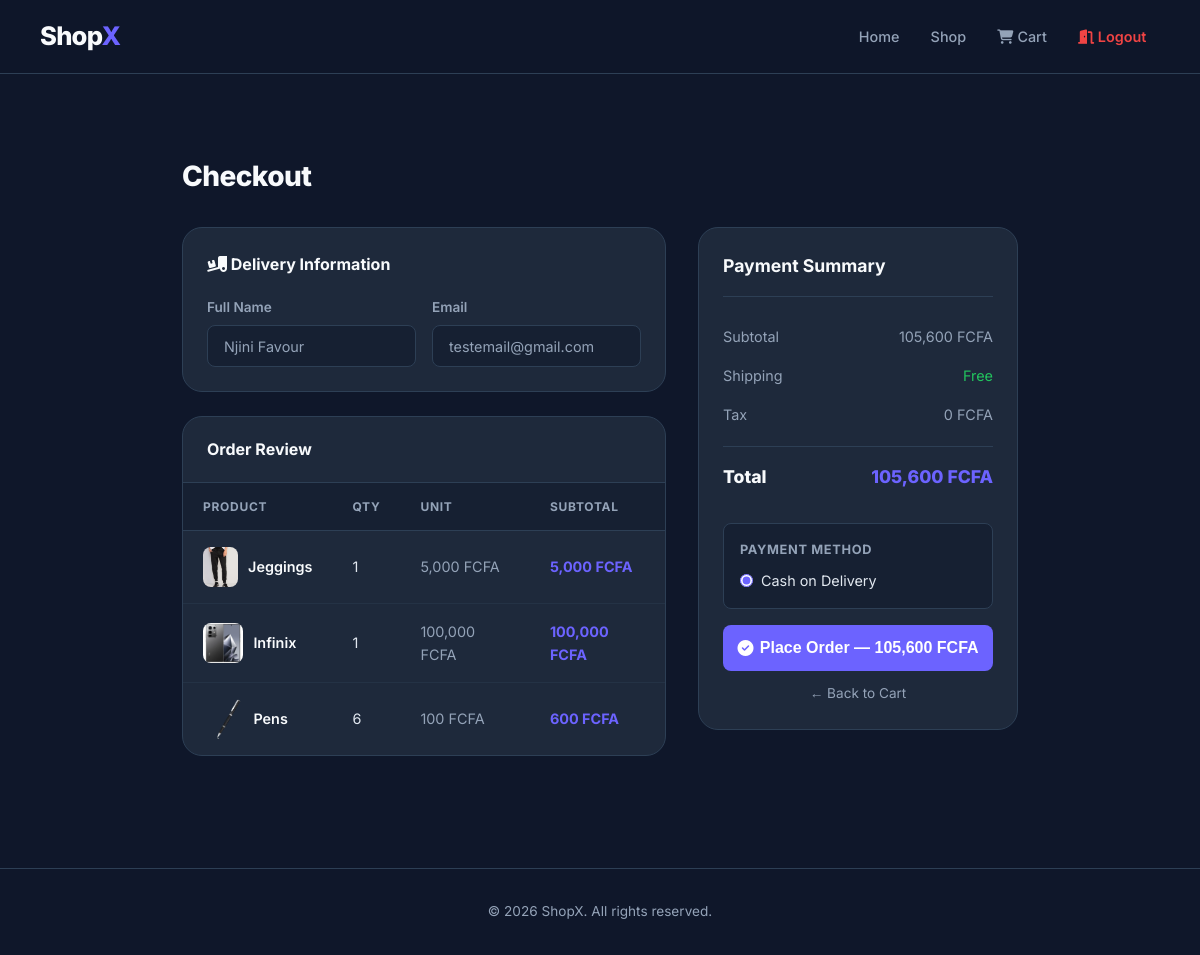
The app's page /pages/checkout.php (signed in) with its own data.
### tables this page shows
CREATE TABLE `cart` (
  `cart_id` int NOT NULL AUTO_INCREMENT,
  `product_id` int NOT NULL,
  `user_id` int NOT NULL,
  `quantity` int NOT NULL DEFAULT '1',
  PRIMARY KEY (`cart_id`),
  KEY `product_id` (`product_id`),
  KEY `user_id` (`user_id`),
  CONSTRAINT `cart_ibfk_1` FOREIGN KEY (`product_id`) REFERENCES `product` (`product_id`) ON DELETE CASCADE,
  CONSTRAINT `cart_ibfk_2` FOREIGN KEY (`user_id`) REFERENCES `user` (`user_id`) ON DELETE CASCADE
);

CREATE TABLE `product` (
  `product_id` int NOT NULL AUTO_INCREMENT,
  `name` varchar(150) NOT NULL,
  `description` text,
  `price` decimal(10,2) NOT NULL,
  `quantity` int NOT NULL DEFAULT '0',
  `image` varchar(255) DEFAULT NULL,
  `created_at` timestamp NULL DEFAULT CURRENT_TIMESTAMP,
  `category_id` int DEFAULT NULL,
  PRIMARY KEY (`product_id`),
  KEY `fk_product_category` (`category_id`),
  CONSTRAINT `fk_product_category` FOREIGN KEY (`category_id`) REFERENCES `category` (`category_id`) ON DELETE SET NULL
);

### pages/checkout.php (the view, shortened to what this page needs)
<?php
include "../database/connection.php";
$uid = intval($_SESSION['user_id']);
$items = mysqli_query($conn,
    "SELECT c.cart_id, c.quantity AS cart_qty, p.product_id, p.name, p.price, p.image
     FROM cart c
     JOIN product p ON c.product_id = p.product_id
     WHERE c.user_id = $uid");
$rows = [];
$total = 0;
while ($r = mysqli_fetch_assoc($items)) {
    $r['subtotal'] = $r['price'] * $r['cart_qty'];
    $total += $r['subtotal'];
    $rows[] = $r;
}
$name = htmlspecialchars($_SESSION['user_name']);
$email = htmlspecialchars($_SESSION['user_email']);
?>
<!DOCTYPE html>
<html lang="en">
<head>
    <link rel="stylesheet" href="../assets/css/index.css">
    <link rel="stylesheet" href="https://cdnjs.cloudflare.com/ajax/libs/font-awesome/6.5.1/css/all.min.css">
</head>
<body>
    <nav class="nav">
        <div class="logo"><h1>Shop<span style="color:var(--primary-color)">X</span></h1></div>
        <div class="navigate">
            <a href="index.php">Home</a>
            <a href="products.php">Shop</a>
            <a href="cart.php"><i class="fa-solid fa-cart-shopping"></i> Cart</a>
            <a href="../controller/logout.php" style="color: var(--danger); font-weight: 600;">
                <i class="fa-solid fa-door-open"></i> Logout
            </a>
        </div>
    </nav>
    <div class="section" style="max-width: 900px;">
        <h1 class="section-title" style="margin-bottom: 1.75rem;">Checkout</h1>
        <div class="cart-layout" style="grid-template-columns: 1fr 320px;">
            <div>
                <div class="table-card" style="margin-bottom: 1.5rem; padding: 1.5rem;">
                    <h3 style="font-size:1rem; font-weight:700; color:var(--text-main); margin-bottom:1.25rem;">
                        <i class="fa-solid fa-truck-ramp-box"></i> Delivery Information
                    </h3>
                    <div style="display:grid; grid-template-columns:1fr 1fr; gap:1rem;">
                        <div class="input-group">
                            <label>Full Name</label>
                            <input type="text" value="<?= $name ?>" readonly
                                   style="background:var(--surface);border:1px solid var(--border-color);padding:0.7rem 1rem;border-radius:8px;color:var(--text-muted);font-size:0.9rem;font-family:Inter,sans-serif;cursor:not-allowed;">
                        </div>
                        <div class="input-group">
                            <label>Email</label>
                            <input type="text" value="<?= $email ?>" readonly
                                   style="background:var(--surface);border:1px solid var(--border-color);padding:0.7rem 1rem;border-radius:8px;color:var(--text-muted);font-size:0.9rem;font-family:Inter,sans-serif;cursor:not-allowed;">
                        </div>
                    </div>
                </div>
                <div class="table-card">
                    <div class="table-header"><h3>Order Review</h3></div>
                    <table>
                        <thead>
                            <tr>
                                <th>Product</th>
                                <th>Qty</th>
                                <th>Unit</th>
                                <th>Subtotal</th>
                            </tr>
                        </thead>
                        <tbody>
                        <?php foreach ($rows as $item): ?>
                            <tr>
                                <td>
                                    <div style="display:flex;align-items:center;gap:0.65rem;">
                                        <?php if (!empty($item['image'])): ?>
                                            <img src="../assets/image/<?= htmlspecialchars($item['image']) ?>"
                                                 style="width:40px;height:40px;border-radius:8px;object-fit:cover;">
                                        <?php else: ?>
                                            <div style="width:40px;height:40px;border-radius:8px;background:var(--surface);display:flex;align-items:center;justify-content:center;color:var(--text-muted);"><i class="fa-solid fa-image"></i></div>
                                        <?php endif; ?>
                                        <span style="font-weight:600;color:var(--text-main);"><?= htmlspecialchars($item['name']) ?></span>
                                    </div>
                                </td>
                                <td><?= $item['cart_qty'] ?></td>
                                <td style="color:var(--text-muted);"><?= number_format($item['price']) ?> FCFA</td>
                                <td style="font-weight:700;color:var(--primary-color);"><?= number_format($item['subtotal']) ?> FCFA</td>
                            </tr>
                        <?php endforeach; ?>
                        </tbody>
                    </table>
                </div>
            </div>
            <div class="cart-summary">
                <h3>Payment Summary</h3>
                <div class="summary-row"><span>Subtotal</span><span><?= number_format($total) ?> FCFA</span></div>
                <div class="summary-row"><span>Shipping</span><span style="color:var(--success);">Free</span></div>
                <div class="summary-row"><span>Tax</span><span>0 FCFA</span></div>
                <div class="summary-row total"><span>Total</span><span><?= number_format($total) ?> FCFA</span></div>
                <div style="margin-top:1.5rem;padding:1rem;background:var(--surface);border-radius:8px;border:1px solid var(--border-color);">
                    <div style="font-size:0.8rem;font-weight:700;color:var(--text-muted);text-transform:uppercase;letter-spacing:0.05em;margin-bottom:0.5rem;">Payment Method</div>
                    <label style="display:flex;align-items:center;gap:0.5rem;font-size:0.9rem;cursor:pointer;">
                        <input type="radio" checked style="accent-color:var(--primary-color);"> Cash on Delivery
                    </label>
                </div>
                <form method="POST" action="../controller/paymentcontroller.php" style="margin-top:1rem;">
                    <button type="submit" class="btn btn-primary"
                            style="width:100%;justify-content:center;padding:0.9rem;font-size:1rem;">
                        <i class="fa-solid fa-circle-check"></i> Place Order — <?= number_format($total) ?> FCFA
                    </button>
                </form>
                <a href="cart.php" style="display:block;text-align:center;margin-top:0.75rem;font-size:0.85rem;color:var(--text-muted);">← Back to Cart</a>
            </div>
        </div>
    </div>
    <footer style="text-align:center;padding:2rem;color:var(--text-muted);font-size:0.85rem;border-top:1px solid var(--border-color);">
        &copy; <?= date('Y') ?> ShopX. All rights reserved.
    </footer>
</body>
</html>

### assets/css/index.css (style rules this page uses)
:root { --primary-color: #6c63ff; --primary-hover: #5551e8; --secondary-color: #1e293b; --bg-color: #0f172a; --card-bg: #1e293b; --card-hover: #263044; --surface: #162032; --border-color: #2d3f55; --text-color: #e2e8f0; --text-main: #f8fafc; --text-muted: #94a3b8; --success: #22c55e; --danger: #ef4444; --warning: #f59e0b; --shadow: 0 4px 24px rgba(0, 0, 0, 0.4); --shadow-lg: 0 8px 40px rgba(0, 0, 0, 0.5); --radius: 12px; --radius-lg: 20px; }
*, *::before, *::after { box-sizing: border-box; margin: 0; padding: 0; }
html { scroll-behavior: smooth; overflow-x: hidden; }
body { font-family: 'Inter', sans-serif; background: var(--bg-color); color: var(--text-color); min-height: 100vh; line-height: 1.6; overflow-x: hidden; }
a { color: inherit; text-decoration: none; }
img { max-width: 100%; display: block; }
.nav { display: flex; justify-content: space-between; align-items: center; padding: 1rem 2.5rem; background: rgba(15, 23, 42, 0.95); backdrop-filter: blur(12px); border-bottom: 1px solid var(--border-color); position: sticky; top: 0; z-index: 1001; }
.logo h1 { font-size: 1.6rem; font-weight: 800; color: var(--text-main); letter-spacing: -0.03em; }
.navigate { display: flex; align-items: center; gap: 0.25rem; }
.navigate a { color: var(--text-muted); font-weight: 500; padding: 0.5rem 0.85rem; border-radius: 8px; transition: all 0.2s; font-size: 0.9rem; }
.btn { display: inline-flex; align-items: center; gap: 0.4rem; padding: 0.65rem 1.4rem; border-radius: 8px; font-weight: 600; font-size: 0.9rem; cursor: pointer; border: none; transition: all 0.2s; position: relative; overflow: hidden; }
.btn-primary { background: var(--primary-color); color: #fff; }
.btn-primary::after { content: ''; position: absolute; top: -50%; left: -150%; width: 100%; height: 200%; background: linear-gradient(to right, rgba(255, 255, 255, 0) 0%, rgba(255, 255, 255, 0.3) 50%, rgba(255, 255, 255, 0) 100%); transform: rotate(30deg); animation: shine-animation 3s infinite; }
.section { padding: 5rem 2rem; max-width: 1280px; margin: 0 auto; }
.section-title { font-size: 1.75rem; font-weight: 800; color: var(--text-main); letter-spacing: -0.02em; }
.input-group { display: flex; flex-direction: column; gap: 0.4rem; }
.input-group label { font-size: 0.85rem; font-weight: 600; color: var(--text-muted); }
.input-group input, .input-group textarea, .input-group select { padding: 0.75rem 1rem; background: var(--surface); border: 1px solid var(--border-color); border-radius: 8px; color: var(--text-main); font-size: 0.95rem; font-family: 'Inter', sans-serif; transition: border-color 0.2s, box-shadow 0.2s; width: 100%; }
.table-card { background: var(--card-bg); border: 1px solid var(--border-color); border-radius: var(--radius-lg); overflow: hidden; margin-bottom: 2rem; }
.table-header { display: flex; justify-content: space-between; align-items: center; padding: 1.25rem 1.5rem; border-bottom: 1px solid var(--border-color); }
.table-header h3 { font-size: 1rem; font-weight: 700; color: var(--text-main); }
table { width: 100%; border-collapse: collapse; }
table th { padding: 0.85rem 1.25rem; font-size: 0.75rem; font-weight: 700; text-transform: uppercase; letter-spacing: 0.06em; color: var(--text-muted); background: var(--surface); text-align: left; border-bottom: 1px solid var(--border-color); }
table td { padding: 1rem 1.25rem; font-size: 0.9rem; color: var(--text-color); border-bottom: 1px solid rgba(45, 63, 85, 0.4); vertical-align: middle; }
table tr:last-child td { border-bottom: none; }
table tbody tr { transition: background 0.15s; }
.cart-layout { display: grid; grid-template-columns: 1fr 340px; gap: 2rem; align-items: start; }
.cart-summary { background: var(--card-bg); border: 1px solid var(--border-color); border-radius: var(--radius-lg); padding: 1.5rem; }
.cart-summary h3 { font-size: 1.1rem; font-weight: 700; color: var(--text-main); margin-bottom: 1.25rem; padding-bottom: 1rem; border-bottom: 1px solid var(--border-color); }
.summary-row { display: flex; justify-content: space-between; align-items: center; padding: 0.5rem 0; font-size: 0.9rem; color: var(--text-muted); }
.summary-row.total { border-top: 1px solid var(--border-color); margin-top: 0.75rem; padding-top: 1rem; font-size: 1.1rem; font-weight: 800; color: var(--text-main); }
.summary-row.total span:last-child { color: var(--primary-color); }

### records on screen
cart: product.image (picture), product.name "Jeggings", quantity "1", product.price "5,000", subtotal "5,000"
cart: product.image (picture), product.name "Infinix", quantity "1", product.price "100,000", subtotal "100,000"
cart: product.image (picture), product.name "Pens", quantity "6", product.price "100", subtotal "600"

### other values on screen
$total "105,600"
